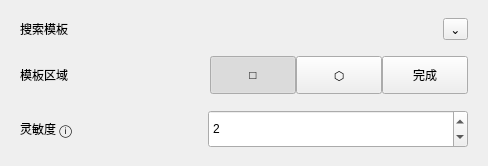
                  <widget class="QFrame" name="basicSearchTemplateCard">
                   <property name="frameShape">
                    <enum>QFrame::NoFrame</enum>
                   </property>
                   <property name="panelRole" stdset="0">
                    <string>configCard</string>
                   </property>
                   <layout class="QVBoxLayout" name="basicVerticalLayout_searchTemplate">
                    <property name="spacing">
                     <number>16</number>
                    </property>
                    <property name="leftMargin">
                     <number>20</number>
                    </property>
                    <property name="topMargin">
                     <number>18</number>
                    </property>
                    <property name="rightMargin">
                     <number>20</number>
                    </property>
                    <property name="bottomMargin">
                     <number>18</number>
                    </property>
                    <item>
                     <layout class="QHBoxLayout" name="basicHorizontalLayout_templateHeader">
                      <item>
                       <widget class="QLabel" name="basicSearchTemplateTitleLabel">
                        <property name="text">
                         <string>搜索模板</string>
                        </property>
                        <property name="role" stdset="0">
                         <string>cardTitle</string>
                        </property>
                       </widget>
                      </item>
                      <item>
                       <spacer name="basicHorizontalSpacer_templateHeader">
                        <property name="orientation">
                         <enum>Qt::Horizontal</enum>
                        </property>
                        <property name="sizeHint" stdset="0">
                         <size>
                          <width>40</width>
                          <height>20</height>
                         </size>
                        </property>
                       </spacer>
                      </item>
                      <item>
                       <widget class="QToolButton" name="basicTemplateCollapseButton">
                        <property name="text">
                         <string>⌄</string>
                        </property>
                        <property name="role" stdset="0">
                         <string>collapseCard</string>
                        </property>
                       </widget>
                      </item>
                     </layout>
                    </item>
                    <item>
                     <layout class="QHBoxLayout" name="basicHorizontalLayout_templateArea">
                      <property name="spacing">
                       <number>0</number>
                      </property>
                      <property name="leftMargin">
                       <number>0</number>
                      </property>
                      <property name="topMargin">
                       <number>0</number>
                      </property>
                      <property name="rightMargin">
                       <number>0</number>
                      </property>
                      <property name="bottomMargin">
                       <number>0</number>
                      </property>
                      <item>
                       <widget class="QLabel" name="basicTemplateAreaLabel">
                        <property name="minimumSize">
                         <size>
                          <width>150</width>
                          <height>0</height>
                         </size>
                        </property>
                        <property name="text">
                         <string>模板区域</string>
                        </property>
                        <property name="role" stdset="0">
                         <string>rowField</string>
                        </property>
                       </widget>
                      </item>
                      <item>
                       <spacer name="horizontalSpacer_3">
                        <property name="orientation">
                         <enum>Qt::Horizontal</enum>
                        </property>
                        <property name="sizeHint" stdset="0">
                         <size>
                          <width>40</width>
                          <height>20</height>
                         </size>
                        </property>
                       </spacer>
                      </item>
                      <item>
                       <widget class="QToolButton" name="basicTemplateRectButton">
                        <property name="sizePolicy">
                         <sizepolicy hsizetype="Preferred" vsizetype="Preferred">
                          <horstretch>0</horstretch>
                          <verstretch>0</verstretch>
                         </sizepolicy>
                        </property>
                        <property name="minimumSize">
                         <size>
                          <width>86</width>
                          <height>38</height>
                         </size>
                        </property>
                        <property name="text">
                         <string>□</string>
                        </property>
                        <property name="checkable">
                         <bool>true</bool>
                        </property>
                        <property name="checked">
                         <bool>true</bool>
                        </property>
                        <property name="actionRole" stdset="0">
                         <string>toolbarIcon</string>
                        </property>
                       </widget>
                      </item>
                      <item>
                       <widget class="QToolButton" name="basicTemplatePolygonButton">
                        <property name="sizePolicy">
                         <sizepolicy hsizetype="Preferred" vsizetype="Preferred">
                          <horstretch>0</horstretch>
                          <verstretch>0</verstretch>
                         </sizepolicy>
                        </property>
                        <property name="minimumSize">
                         <size>
                          <width>86</width>
                          <height>38</height>
                         </size>
                        </property>
                        <property name="text">
                         <string>⬡</string>
                        </property>
                        <property name="checkable">
                         <bool>true</bool>
                        </property>
                        <property name="actionRole" stdset="0">
                         <string>toolbarIcon</string>
                        </property>
                       </widget>
                      </item>
                      <item>
                       <widget class="QPushButton" name="basicTemplateFinishButton">
                        <property name="sizePolicy">
                         <sizepolicy hsizetype="Preferred" vsizetype="Preferred">
                          <horstretch>0</horstretch>
                          <verstretch>0</verstretch>
                         </sizepolicy>
                        </property>
                        <property name="minimumSize">
                         <size>
                          <width>86</width>
                          <height>38</height>
                         </size>
                        </property>
                        <property name="text">
                         <string>完成</string>
                        </property>
                        <property name="actionRole" stdset="0">
                         <string>highlight</string>
                        </property>
                       </widget>
                      </item>
                     </layout>
                    </item>
                    <item>
                     <layout class="QHBoxLayout" name="basicHorizontalLayout_sensitivity">
                      <property name="leftMargin">
                       <number>0</number>
                      </property>
                      <property name="topMargin">
                       <number>0</number>
                      </property>
                      <property name="rightMargin">
                       <number>0</number>
                      </property>
                      <property name="bottomMargin">
                       <number>0</number>
                      </property>
                      <item>
                       <widget class="QLabel" name="basicSensitivityLabel">
                        <property name="minimumSize">
                         <size>
                          <width>150</width>
                          <height>0</height>
                         </size>
                        </property>
                        <property name="text">
                         <string>灵敏度 ⓘ</string>
                        </property>
                        <property name="role" stdset="0">
                         <string>rowField</string>
                        </property>
                       </widget>
                      </item>
                      <item>
                       <widget class="QSpinBox" name="basicSensitivitySpinBox">
                        <property name="minimumSize">
                         <size>
                          <width>260</width>
                          <height>38</height>
                         </size>
                        </property>
                        <property name="minimum">
                         <number>1</number>
                        </property>
                        <property name="maximum">
                         <number>10</number>
                        </property>
                        <property name="value">
                         <number>2</number>
                        </property>
                       </widget>
                      </item>
                     </layout>
                    </item>
                   </layout>
                  </widget>
